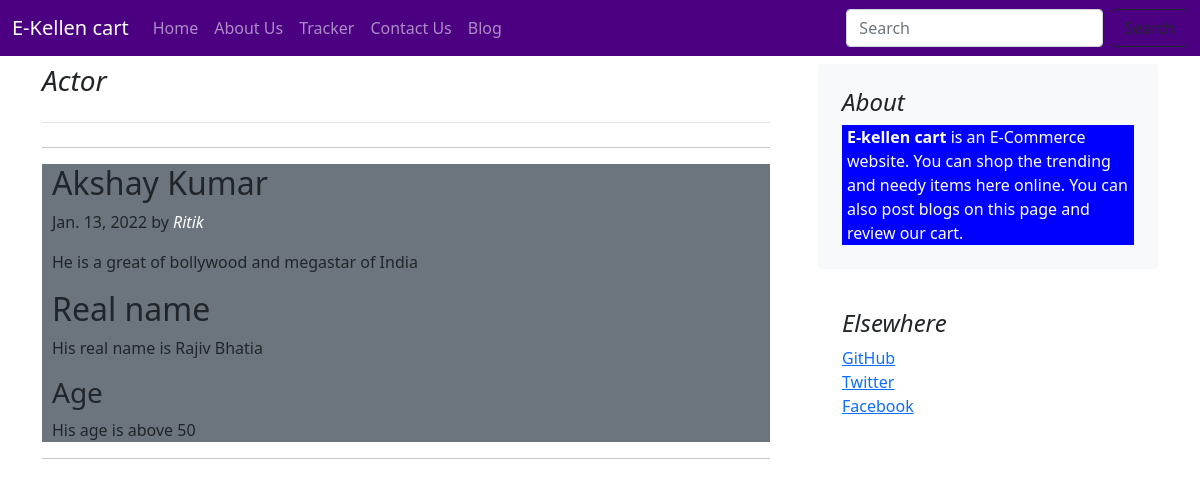
The page /blog/blogPost/1 on the database as committed earlier.
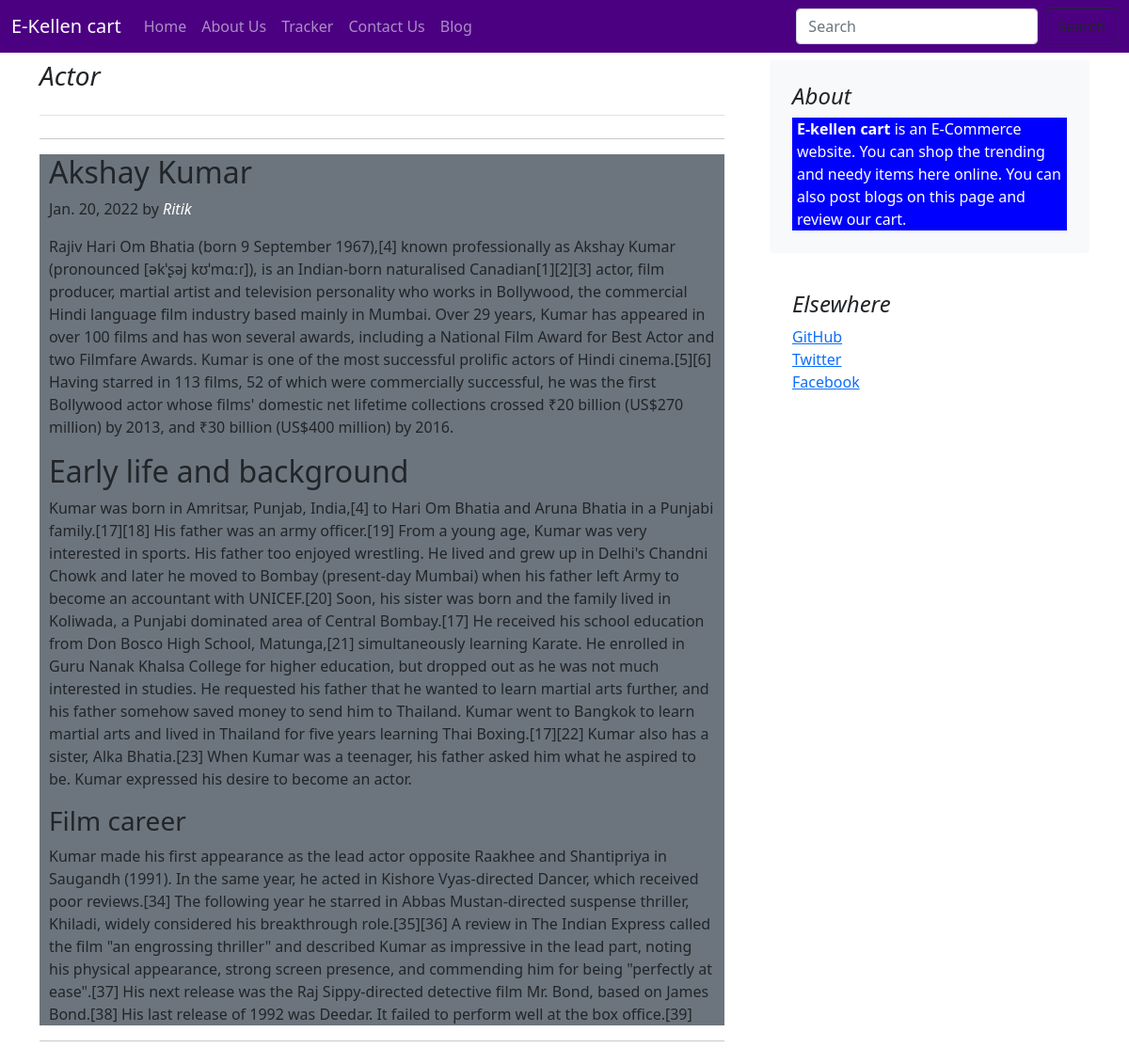
The same page on the database as committed later.
### blog/models.py (models this page shows, shortened)
class Blogpost(models.Model):
    postId = models.BigAutoField(primary_key=True)
    title = models.CharField(max_length=50)
    heading0 = models.CharField(max_length=300)
    heading0text = models.CharField(max_length=3000)
    heading1 = models.CharField(max_length=300)
    heading1text = models.CharField(max_length=3000)
    heading2 = models.CharField(max_length=300)
    heading2text = models.CharField(max_length=3000)
    date = models.DateField()
    thumbnail = models.ImageField(upload_to="blog/images",default="")

### blog/views.py (the view)
# urls.py: path('blogPost/<int:id>', views.blogPost)
def blogPost(request,id):
    post = Blogpost.objects.filter(postId=id)
    return render(request,'blog/blogPost.html',{'post':post[0]})

### blog/templates/blog/blogPost.html (shortened to what this page needs)
{% extends 'blog/base.html' %}
{% block body %}
<div class="container my-2">
  <div class="row g-5">
    <div class="col-md-8">
      <h3 class="pb-4 mb-4 fst-italic border-bottom">{{post.title}}</h3>
      <div class="fb-like" data-href="http://127.0.0.1:8000/blog/blogPost/{{post.postId}}" data-width="" data-layout="standard" data-action="like" data-size="large" data-share="true"></div><hr>
      <article class="blog-post my-3 bg-secondary" style="padding: 0 10px;">
        <h2 class="blog-post-title">{{post.heading0}}</h2>
        <p class="blog-post-meta">{{post.date}} by <i style="color: white;">Ritik</i></p>
        <p>{{post.heading0text}}</p>
        <h2>{{post.heading1}}</h2>
        <p>{{post.heading1text}}</p>
        <h3>{{post.heading2}}</h3>
        <p>{{post.heading2text}}</p>
      </article><hr>
    </div>
    <div class="col-md-4">
      <div class="position-sticky" style="top: 2rem">
        <div class="p-4 mb-3 bg-light rounded">
          <h4 class="fst-italic">About</h4>
          <p class="mb-0" style="background: blue; padding: 0 5px; color:white;">
            <b>E-kellen cart</b> is an E-Commerce website. You can shop the
            trending and needy items here online. You can also post blogs on
            this page and review our cart.
          </p>
        </div>
        <div class="p-4">
          <h4 class="fst-italic">Elsewhere</h4>
          <ol class="list-unstyled">
            <li><a href="#">GitHub</a></li>
            <li><a href="#">Twitter</a></li>
            <li><a href="#">Facebook</a></li>
          </ol>
        </div>
      </div>
    </div>
  </div>
</div>
{% endblock %}

### blog/templates/blog/base.html (shortened to what this page needs)
{% load static %}
<!DOCTYPE html>
<html lang="en">
  <head>
    <link
      href="https://cdn.jsdelivr.net/npm/bootstrap@5.1.3/dist/css/bootstrap.min.css"
      rel="stylesheet"
    />
  </head>
  <body>
    <nav
      class="navbar navbar-expand-lg navbar-dark"
      style="background-color: indigo"
    >
      <div class="container-fluid">
        <a class="navbar-brand" href="/shop">E-Kellen cart</a>
        <div class="collapse navbar-collapse" id="navbarSupportedContent">
          <ul class="navbar-nav me-auto mb-2 mb-lg-0">
            <li class="nav-item">
              <a class="nav-link" aria-current="page" href="/shop">Home</a>
            </li>
            <li class="nav-item">
              <a class="nav-link" href="/shop/about">About Us</a>
            </li>
            <li class="nav-item">
              <a class="nav-link" href="/shop/tracker">Tracker</a>
            </li>
            <li class="nav-item">
              <a class="nav-link" href="/shop/contact">Contact Us</a>
            </li>
            <li class="nav-item">
              <a class="nav-link" href="/blog/">Blog</a>
            </li>
          </ul>
          <form class="d-flex">
            <input class="form-control me-2" type="search" placeholder="Search" aria-label="Search">
            <button class="btn btn-outline-dark" type="submit">Search</button>
          </form>
        </div>
      </div>
    </nav>
    {% block body %}{% endblock %}
  </body>
</html>

Rows that differ between the two databases and show on the page:
changed Blogpost "Akshay Kumar": date "Jan. 13, 2022" → "Jan. 20, 2022"; heading0text "He is a great of bollywood and megastar of India" → "Rajiv Hari Om Bhatia (born 9 September 1967),[4] known professionally as Akshay Kumar (pronounced [əkˈʂəj kʊˈmɑːɾ]), is an Indian-born naturalised Canadian[1][2][3] actor, film producer, martial artist and television personality who works in Bollywood, the commercial Hindi language film industry based mainly in Mumbai. Over 29 years, Kumar has appeared in over 100 films and has won several awards, including a National Film Award for Best Actor and two Filmfare Awards. Kumar is one of the most successful prolific actors of Hindi cinema.[5][6] Having starred in 113 films, 52 of which were commercially successful, he was the first Bollywood actor whose films' domestic net lifetime collections…"; heading1 "Real name" → "Early life and background"; heading1text "His real name is Rajiv Bhatia" → "Kumar was born in Amritsar, Punjab, India,[4] to Hari Om Bhatia and Aruna Bhatia in a Punjabi family.[17][18] His father was an army officer.[19] From a young age, Kumar was very interested in sports. His father too enjoyed wrestling. He lived and grew up in Delhi's Chandni Chowk and later he moved to Bombay (present-day Mumbai) when his father left Army to become an accountant with UNICEF.[20] Soon, his sister was born and the family lived in Koliwada, a Punjabi dominated area of Central Bombay.[17] He received his school education from Don Bosco High School, Matunga,[21] simultaneously learning Karate. He enrolled in Guru Nanak Khalsa College for higher education, but dropped out as he…"; heading2 "Age" → "Film career"; heading2text "His age is above 50" → "Kumar made his first appearance as the lead actor opposite Raakhee and Shantipriya in Saugandh (1991). In the same year, he acted in Kishore Vyas-directed Dancer, which received poor reviews.[34] The following year he starred in Abbas Mustan-directed suspense thriller, Khiladi, widely considered his breakthrough role.[35][36] A review in The Indian Express called the film \"an engrossing thriller\" and described Kumar as impressive in the lead part, noting his physical appearance, strong screen presence, and commending him for being \"perfectly at ease\".[37] His next release was the Raj Sippy-directed detective film Mr. Bond, based on James Bond.[38] His last release of 1992 was Deedar. It…"
